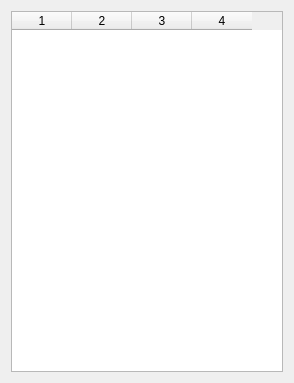
<?xml version="1.0" encoding="UTF-8"?>
<ui version="4.0">
 <class>ScoreBoard</class>
 <widget class="QWidget" name="ScoreBoard">
  <property name="geometry">
   <rect>
    <x>0</x>
    <y>0</y>
    <width>294</width>
    <height>383</height>
   </rect>
  </property>
  <property name="windowTitle">
   <string>Form</string>
  </property>
  <layout class="QHBoxLayout" name="horizontalLayout">
   <item>
    <widget class="QTableWidget" name="scores">
     <property name="editTriggers">
      <set>QAbstractItemView::NoEditTriggers</set>
     </property>
     <property name="showGrid">
      <bool>false</bool>
     </property>
     <property name="columnCount">
      <number>4</number>
     </property>
     <attribute name="horizontalHeaderDefaultSectionSize">
      <number>60</number>
     </attribute>
     <attribute name="horizontalHeaderHighlightSections">
      <bool>true</bool>
     </attribute>
     <attribute name="verticalHeaderVisible">
      <bool>false</bool>
     </attribute>
     <attribute name="verticalHeaderHighlightSections">
      <bool>false</bool>
     </attribute>
     <column/>
     <column/>
     <column/>
     <column/>
    </widget>
   </item>
  </layout>
 </widget>
 <resources/>
 <connections/>
</ui>
